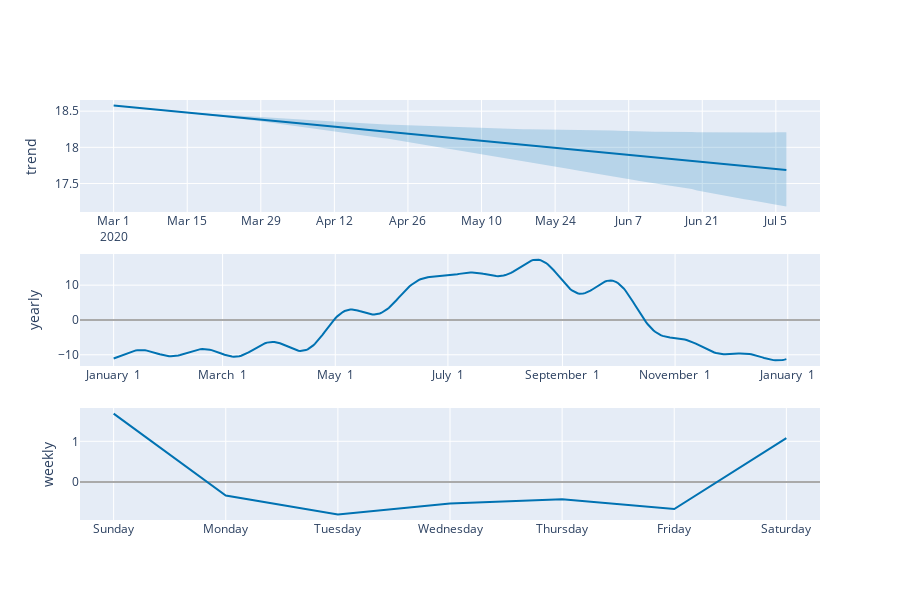

Notebook code cell kept with this figure:
### Markdown cell above
### 1.3.3

### Code cell
from prophet.plot import plot_plotly, plot_components_plotly

plot_plotly(m, forecast)
plot_components_plotly(m, forecast)

### Figure 1 — Plotly figure (JSON) as saved in the notebook; plotly's stock layout.template omitted (floating-point values rounded to 4 significant figures; data arrays with more than 128 entries replaced by an {"elided": "..."} marker saying what was removed)
{"data": [{"line": {"color": "#0072B2", "width": 2}, "mode": "lines", "name": "trend", "type": "scatter", "x": {"elided": "129 str values"}, "xaxis": "x", "y": {"elided": "129 float values"}, "yaxis": "y"}, {"line": {"color": "rgba(0, 114, 178, 0.2)", "width": 0}, "mode": "lines", "name": "trend_upper", "type": "scatter", "x": {"elided": "129 str values"}, "xaxis": "x", "y": {"elided": "129 float values"}, "yaxis": "y"}, {"fill": "tonexty", "fillcolor": "rgba(0, 114, 178, 0.2)", "line": {"color": "rgba(0, 114, 178, 0.2)", "width": 0}, "mode": "lines", "name": "trend_lower", "type": "scatter", "x": {"elided": "129 str values"}, "xaxis": "x", "y": {"elided": "129 float values"}, "yaxis": "y"}, {"line": {"color": "#0072B2", "width": 2}, "mode": "lines", "name": "yearly", "type": "scatter", "x": {"elided": "365 str values"}, "xaxis": "x2", "y": {"elided": "365 float values"}, "yaxis": "y2"}, {"line": {"color": "#0072B2", "width": 2}, "mode": "lines", "name": "weekly", "type": "scatter", "x": ["2017-01-01T00:00:00", "2017-01-02T00:00:00", "2017-01-03T00:00:00", "2017-01-04T00:00:00", "2017-01-05T00:00:00", "2017-01-06T00:00:00", "2017-01-07T00:00:00"], "xaxis": "x3", "y": [1.682, -0.3357, -0.8, -0.5304, -0.4259, -0.6669, 1.077], "yaxis": "y3"}], "layout": {"height": 600, "showlegend": false, "width": 900, "xaxis": {"anchor": "y", "domain": [0, 1], "range": ["2020-02-23T14:24:00", "2020-07-13T09:36:00"], "type": "date"}, "xaxis2": {"anchor": "y2", "domain": [0, 1], "range": ["2016-12-13T18:54:02.958904", "2018-01-18T11:04:57.863013"], "tickformat": "%B %e", "type": "date"}, "xaxis3": {"anchor": "y3", "domain": [0, 1], "range": ["2016-12-31T16:48:00", "2017-01-07T07:12:00"], "tickformat": "%A", "type": "date"}, "yaxis": {"anchor": "x", "domain": [0.7333, 1], "rangemode": "normal", "title": {"text": "trend"}, "zerolinecolor": "#AAA"}, "yaxis2": {"anchor": "x2", "domain": [0.3667, 0.6333], "title": {"text": "yearly"}, "zerolinecolor": "#AAA"}, "yaxis3": {"anchor": "x3", "domain": [0, 0.2667], "title": {"text": "weekly"}, "zerolinecolor": "#AAA"}}}
